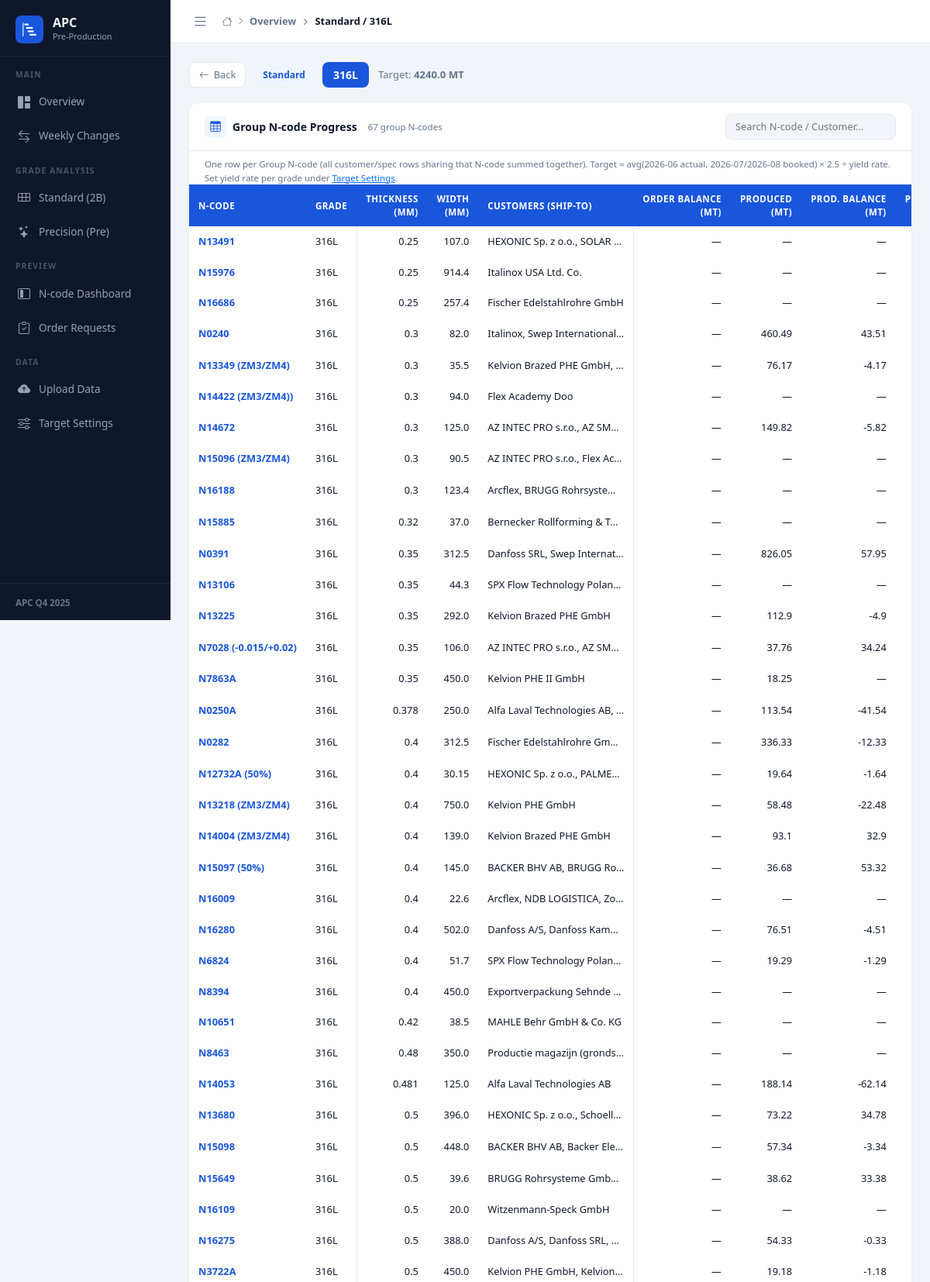
Screenshot of /detail/Standard/316L (upper part) with the database file from the repository.
### tables this page shows
CREATE TABLE ncode_items (
    id INTEGER PRIMARY KEY AUTOINCREMENT,
    category TEXT NOT NULL,
    grade_astm TEXT NOT NULL,
    grade_en TEXT,
    thickness_mm REAL,
    n_code TEXT,
    covers_n_code TEXT,
    width_mm REAL,
    customer_sold_to TEXT,
    customer_ship_to TEXT,
    order_balance_qty REAL,
    produced_qty REAL,
    production_balance_qty REAL,
    preparation_qty REAL,
    production_plan_qty REAL,
    as_of_date TEXT,
    upload_id INTEGER REFERENCES upload_history(id),
    updated_at DATETIME DEFAULT CURRENT_TIMESTAMP
);

### app/routers/dashboard.py (the view)
@router.get("/detail/{category}/{grade:path}", response_class=HTMLResponse)
async def detail(request: Request, category: str, grade: str):
    if category == "Standard" and grade == "Other":
        placeholders = ",".join("?" * len(_STANDARD_OTHER_GRADES))
        target_clause = f"grade IN ({placeholders})"
        grade_params = tuple(_STANDARD_OTHER_GRADES)
        grade_set = set(_STANDARD_OTHER_GRADES)
    else:
        target_clause = "grade=?"
        grade_params = (grade,)
        grade_set = {grade}
    with get_db() as conn:
        target = conn.execute(
            f"SELECT SUM(target_qty_mt) as target_qty_mt FROM target_quantities WHERE category=? AND {target_clause}",
            (category, *grade_params),
        ).fetchone()
        grade_clause = "grade_astm IN ({})".format(",".join("?" * len(grade_set)))
        apc_rows = conn.execute(
            f"""SELECT * FROM sap_apc_orders
               WHERE ncode IN (SELECT n_code FROM ncode_items WHERE category=? AND {grade_clause})
               ORDER BY ncode, month""",
            (category, *grade_set),
        ).fetchall()
        master = _get_ncode_master_info(conn, category)
        history = _get_ncode_history_6m(conn, category)
        released = _get_released_order_by_ncode_month(conn)
        in_transit_by_ncode = _get_in_transit_by_ncode(conn)
        yield_rates = _get_yield_rates(conn, category)
    ncode_groups = []
    for nc, info in master.items():
        if info["grade"] not in grade_set:
            continue
        hist = history.get(nc, [0.0] * len(_HISTORY_MONTHS))
        jun_mt = hist[_HISTORY_MONTHS.index(NCODE_RATIO_ACTUAL_MONTH)]
        booked = released.get(nc, {})
        booked_mts = [(booked.get(m, 0) or 0) / 1000 for m in NCODE_RATIO_BOOKED_MONTHS]
        avg3_mt = (jun_mt + sum(booked_mts)) / (1 + len(NCODE_RATIO_BOOKED_MONTHS))
        yield_pct = yield_rates.get(info["grade"], 100) or 100
        target_order_mt = (
            round(avg3_mt * NCODE_RATIO_TARGET_MULTIPLIER / (yield_pct / 100), 3)
            if yield_pct > 0 else None
        )
        order_mt = round(info["prep_mt"], 3)
        production_mt = in_transit_by_ncode.get(nc, 0)
        ncode_groups.append({
            "n_code": nc,
            "grade": info["grade"],
            "thickness_mm": info["thickness_mm"],
            "width_mm": info["width_mm"],
            "customers": ", ".join(sorted(info["customers"])) if info["customers"] else "—",
            "order_balance_mt": round(info["order_balance_mt"], 3),
            "produced_mt": round(info["produced_mt"], 3),
            "production_balance_mt": round(info["production_balance_mt"], 3),
            "plan_mt": round(info["plan_mt"], 3),
            "order_mt": order_mt,
            "production_mt": production_mt,
            "avg3_mt": round(avg3_mt, 3),
            "yield_pct": yield_pct,
            "target_order_mt": target_order_mt,
            "order_pct": round(order_mt / target_order_mt * 100, 1) if target_order_mt else None,
            "production_pct": round(production_mt / target_order_mt * 100, 1) if target_order_mt else None,
        })
    ncode_groups.sort(key=lambda g: (g["thickness_mm"] or 0, g["n_code"] or ""))
    return templates.TemplateResponse(
        "detail.html",
        {
            "request": request,
            "category": category,
            "grade": grade,
            "ncode_groups": ncode_groups,
            "target_mt": target["target_qty_mt"] if target else None,
            "apc_orders": [dict(a) for a in apc_rows],
        },
    )

### templates/detail.html (shortened to what this page needs)
{% extends "base.html" %}
{% block breadcrumb %}
  <a href="/" style="color:var(--text-muted);text-decoration:none">Overview</a>
  <i class="bi bi-chevron-right" style="font-size:.6rem;margin:0 4px"></i>
  {{ category }} / {{ grade }}
{% endblock %}
{% block content %}
<div class="detail-header">
  <a href="/" class="back-btn"><i class="bi bi-arrow-left"></i> Back</a>
  <span class="cat-badge">{{ category }}</span>
  <span class="grade-badge">{{ grade }}</span>
  {% if target_mt %}
  <span style="font-size:.82rem;color:var(--text-muted)">
    Target: <strong>{{ target_mt }} MT</strong>
  </span>
  {% endif %}
</div>
<div class="dash-card">
  <div class="dash-card-header">
    <div class="dash-card-title">
      <span class="card-icon"><i class="bi bi-table"></i></span>
      Group N-code Progress
      <span style="font-size:.72rem;color:var(--text-muted);font-weight:400;margin-left:6px">{{ ncode_groups|length }} group N-codes</span>
    </div>
    <input type="text" id="filterInput" placeholder="Search N-code / Customer..."
           oninput="filterTable(this.value)"
           style="border:1px solid var(--border);border-radius:8px;padding:6px 12px;font-size:.8rem;background:var(--bg);width:220px">
  </div>
  <div style="padding:8px 20px 0;font-size:.72rem;color:var(--text-muted)">
    One row per Group N-code (all customer/spec rows sharing that N-code summed together).
    Target = avg({{ '2026-06' }} actual, {{ '2026-07' }}/{{ '2026-08' }} booked) × 2.5 ÷ yield rate.
    Set yield rate per grade under <a href="/settings">Target Settings</a>.
  </div>
  <div class="summary-table-wrap">
    <table class="summary-table" id="ncodeTable">
      <thead>
        <tr>
          <th>N-code</th>
          <th>Grade</th>
          <th class="num-cell border-l">Thickness<br>(mm)</th>
          <th class="num-cell">Width<br>(mm)</th>
          <th style="min-width:160px">Customers (Ship-to)</th>
          <th class="num-cell border-l">Order Balance<br>(MT)</th>
          <th class="num-cell" title="2B/Pre main sheet Produced Quantity, summed for this group">Produced<br>(MT)</th>
          <th class="num-cell">Prod. Balance<br>(MT)</th>
          <th class="num-cell">Plan Qty<br>(MT)</th>
        </tr>
      </thead>
      <tbody>
        {% for g in ncode_groups %}
        <tr class="ncode-row">
          <td><span style="font-weight:700;color:var(--primary)">{{ g.n_code or '—' }}</span></td>
          <td>{{ g.grade or '—' }}</td>
          <td class="num-cell border-l">{{ g.thickness_mm or '—' }}</td>
          <td class="num-cell">{{ g.width_mm or '—' }}</td>
          <td style="max-width:200px;overflow:hidden;text-overflow:ellipsis" title="{{ g.customers }}">
            {{ g.customers }}
          </td>
          <td class="num-cell border-l" style="{% if g.order_balance_mt and g.order_balance_mt < 0 %}color:#be123c;font-weight:600{% endif %}">
            {{ g.order_balance_mt if g.order_balance_mt else '—' }}
          </td>
          <td class="num-cell">{{ g.produced_mt if g.produced_mt else '—' }}</td>
          <td class="num-cell">{{ g.production_balance_mt if g.production_balance_mt else '—' }}</td>
          <td class="num-cell">{{ g.plan_mt if g.plan_mt else '—' }}</td>
        </tr>
        {% else %}
        <tr><td colspan="14" style="text-align:center;padding:32px;color:var(--text-muted)">No records found.</td></tr>
        {% endfor %}
      </tbody>
    </table>
  </div>
</div>
{% endblock %}

### static/css/style.css (style rules this page uses)
:root { --primary: #1a56db; --primary-dark: #1041b2; --primary-light: #eff6ff; --primary-mid: #3f83f8; --sidebar-bg: #0f172a; --sidebar-text: #94a3b8; --sidebar-hover: #1e293b; --sidebar-active:#1a56db; --bg: #f1f5f9; --card-bg: #ffffff; --border: #e2e8f0; --text-main: #0f172a; --text-muted: #64748b; --success: #057a55; --success-light: #def7ec; --warning: #b45309; --warning-light: #fef3c7; --danger: #be123c; --danger-light: #ffe4e6; --sidebar-w: 220px; --topbar-h: 56px; }
* { box-sizing: border-box; margin: 0; padding: 0; }
body { font-family: 'Segoe UI', system-ui, -apple-system, sans-serif; background: var(--bg); color: var(--text-main); font-size: 0.875rem; }
.dash-card { background: var(--card-bg); border-radius: 12px; box-shadow: 0 1px 3px rgba(0,0,0,.06), 0 1px 2px rgba(0,0,0,.04); margin-bottom: 20px; overflow: hidden; }
.dash-card-header { padding: 14px 20px; border-bottom: 1px solid var(--border); display: flex; align-items: center; justify-content: space-between; }
.dash-card-title { font-size: 0.88rem; font-weight: 700; color: var(--text-main); display: flex; align-items: center; gap: 8px; }
.dash-card-title .card-icon { width: 28px; height: 28px; border-radius: 6px; background: var(--primary-light); color: var(--primary); display: flex; align-items: center; justify-content: center; font-size: 0.85rem; }
.summary-table-wrap { overflow-x: auto; }
.summary-table { width: 100%; border-collapse: separate; border-spacing: 0; font-size: 0.8rem; }
.summary-table thead tr th { background: var(--primary); color: #fff; padding: 10px 12px; font-weight: 600; font-size: 0.72rem; text-transform: uppercase; letter-spacing: 0.04em; white-space: nowrap; border: none; }
.summary-table thead tr:first-child th:first-child { border-radius: 0; }
.summary-table tbody tr { border-bottom: 1px solid var(--border); transition: background 0.1s; }
.summary-table td { padding: 10px 12px; white-space: nowrap; vertical-align: middle; }
.num-cell { text-align: right; font-variant-numeric: tabular-nums; }
.border-l { border-left: 1px solid var(--border); }
.detail-header { display: flex; align-items: center; gap: 12px; margin-bottom: 20px; }
.back-btn { background: var(--card-bg); border: 1px solid var(--border); border-radius: 8px; padding: 6px 12px; font-size: 0.8rem; color: var(--text-muted); text-decoration: none; display: flex; align-items: center; gap: 6px; transition: all 0.15s; }
.grade-badge { background: var(--primary); color: #fff; border-radius: 8px; padding: 6px 14px; font-size: 0.88rem; font-weight: 700; }
.cat-badge { background: var(--primary-light); color: var(--primary); border-radius: 6px; padding: 4px 10px; font-size: 0.75rem; font-weight: 600; }

### rows the page displays
ncode_items: n_code "N13491", grade_astm "316L", thickness_mm "0.25", width_mm "107.0", customers "HEXONIC Sp. z o.o., SOLAR…", order_balance_mt "—", produced_mt "—", production_balance_mt "—"
ncode_items: n_code "N15976", grade_astm "316L", thickness_mm "0.25", width_mm "914.4", customers "Italinox USA Ltd. Co.", order_balance_mt "—", produced_mt "—", production_balance_mt "—"
ncode_items: n_code "N16686", grade_astm "316L", thickness_mm "0.25", width_mm "257.4", customers "Fischer Edelstahlrohre GmbH", order_balance_mt "—", produced_mt "—", production_balance_mt "—"
ncode_items: n_code "N0240", grade_astm "316L", thickness_mm "0.3", width_mm "82.0", customers "Italinox, Swep International…", order_balance_mt "—", produced_qty "460.49", production_balance_qty "43.51"
ncode_items: n_code "N13349 (ZM3/ZM4)", grade_astm "316L", thickness_mm "0.3", width_mm "35.5", customers "Kelvion Brazed PHE GmbH,…", order_balance_mt "—", produced_mt "76.17", production_balance_mt "-4.17"
ncode_items: n_code "N14422 (ZM3/ZM4))", grade_astm "316L", thickness_mm "0.3", width_mm "94.0", customers "Flex Academy Doo", order_balance_mt "—", produced_mt "—", production_balance_mt "—"
ncode_items: n_code "N14672", grade_astm "316L", thickness_mm "0.3", width_mm "125.0", customers "AZ INTEC PRO s.r.o., AZ SM…", order_balance_mt "—", produced_mt "149.82", production_balance_mt "-5.82"
ncode_items: n_code "N15096 (ZM3/ZM4)", grade_astm "316L", thickness_mm "0.3", width_mm "90.5", customers "AZ INTEC PRO s.r.o., Flex Ac…", order_balance_mt "—", produced_mt "—", production_balance_mt "—"
ncode_items: n_code "N16188", grade_astm "316L", thickness_mm "0.3", width_mm "123.4", customers "Arcflex, BRUGG Rohrsyste…", order_balance_mt "—", produced_mt "—", production_balance_mt "—"
ncode_items: n_code "N15885", grade_astm "316L", thickness_mm "0.32", width_mm "37.0", customers "Bernecker Rollforming & T…", order_balance_mt "—", produced_mt "—", production_balance_mt "—"
ncode_items: n_code "N0391", grade_astm "316L", thickness_mm "0.35", width_mm "312.5", customers "Danfoss SRL, Swep Internat…", order_balance_mt "—", produced_qty "826.05", production_balance_qty "57.95"
ncode_items: n_code "N13106", grade_astm "316L", thickness_mm "0.35", width_mm "44.3", customers "SPX Flow Technology Polan…", order_balance_mt "—", produced_mt "—", production_balance_mt "—"
ncode_items: n_code "N13225", grade_astm "316L", thickness_mm "0.35", width_mm "292.0", customers "Kelvion Brazed PHE GmbH", order_balance_mt "—", produced_mt "112.9", production_balance_mt "-4.9"
ncode_items: n_code "N7028 (-0.015/+0.02)", grade_astm "316L", thickness_mm "0.35", width_mm "106.0", customers "AZ INTEC PRO s.r.o., AZ SM…", order_balance_mt "—", produced_mt "37.76", production_balance_mt "34.24"
ncode_items: n_code "N7863A", grade_astm "316L", thickness_mm "0.35", width_mm "450.0", customers "Kelvion PHE II GmbH", order_balance_mt "—", produced_qty "18.25", production_balance_mt "—"
ncode_items: n_code "N0250A", grade_astm "316L", thickness_mm "0.378", width_mm "250.0", customers "Alfa Laval Technologies AB,…", order_balance_mt "—", produced_mt "113.54", production_balance_mt "-41.54"
ncode_items: n_code "N0282", grade_astm "316L", thickness_mm "0.4", width_mm "312.5", customers "Fischer Edelstahlrohre Gm…", order_balance_mt "—", produced_qty "336.33", production_balance_qty "-12.33"
ncode_items: n_code "N12732A (50%)", grade_astm "316L", thickness_mm "0.4", width_mm "30.15", customers "HEXONIC Sp. z o.o., PALME…", order_balance_mt "—", produced_mt "19.64", production_balance_mt "-1.64"
ncode_items: n_code "N13218 (ZM3/ZM4)", grade_astm "316L", thickness_mm "0.4", width_mm "750.0", customers "Kelvion PHE GmbH", order_balance_mt "—", produced_qty "58.48", production_balance_qty "-22.48"
ncode_items: n_code "N14004 (ZM3/ZM4)", grade_astm "316L", thickness_mm "0.4", width_mm "139.0", customers "Kelvion Brazed PHE GmbH", order_balance_mt "—", produced_mt "93.1", production_balance_mt "32.9"
ncode_items: n_code "N15097 (50%)", grade_astm "316L", thickness_mm "0.4", width_mm "145.0", customers "BACKER BHV AB, BRUGG R…", order_balance_mt "—", produced_mt "36.68", production_balance_mt "53.32"
ncode_items: n_code "N16009", grade_astm "316L", thickness_mm "0.4", width_mm "22.6", customers "Arcflex, NDB LOGISTICA, Zo…", order_balance_mt "—", produced_mt "—", production_balance_mt "—"
ncode_items: n_code "N16280", grade_astm "316L", thickness_mm "0.4", width_mm "502.0", customers "Danfoss A/S, Danfoss Kam…", order_balance_mt "—", produced_mt "76.51", production_balance_mt "-4.51"
ncode_items: n_code "N6824", grade_astm "316L", thickness_mm "0.4", width_mm "51.7", customers "SPX Flow Technology Polan…", order_balance_mt "—", produced_mt "19.29", production_balance_mt "-1.29"
ncode_items: n_code "N8394", grade_astm "316L", thickness_mm "0.4", width_mm "450.0", customers "Exportverpackung Sehnde…", order_balance_mt "—", produced_mt "—", production_balance_mt "—"
ncode_items: n_code "N10651", grade_astm "316L", thickness_mm "0.42", width_mm "38.5", customers "MAHLE Behr GmbH & Co. KG", order_balance_mt "—", produced_mt "—", production_balance_mt "—"
ncode_items: n_code "N8463", grade_astm "316L", thickness_mm "0.48", width_mm "350.0", customers "Productie magazijn (gronds…", order_balance_mt "—", produced_mt "—", production_balance_mt "—"
ncode_items: n_code "N14053", grade_astm "316L", thickness_mm "0.481", width_mm "125.0", customers "Alfa Laval Technologies AB", order_balance_mt "—", produced_mt "188.14", production_balance_mt "-62.14"
ncode_items: n_code "N13680", grade_astm "316L", thickness_mm "0.5", width_mm "396.0", customers "HEXONIC Sp. z o.o., Schoell…", order_balance_mt "—", produced_mt "73.22", production_balance_mt "34.78"
ncode_items: n_code "N15098", grade_astm "316L", thickness_mm "0.5", width_mm "448.0", customers "BACKER BHV AB, Backer Ele…", order_balance_mt "—", produced_qty "57.34", production_balance_qty "-3.34"
ncode_items: n_code "N15649", grade_astm "316L", thickness_mm "0.5", width_mm "39.6", customers "BRUGG Rohrsysteme Gmb…", order_balance_mt "—", produced_mt "38.62", production_balance_mt "33.38"
ncode_items: n_code "N16109", grade_astm "316L", thickness_mm "0.5", width_mm "20.0", customers "Witzenmann-Speck GmbH", order_balance_mt "—", produced_mt "—", production_balance_mt "—"
ncode_items: n_code "N16275", grade_astm "316L", thickness_mm "0.5", width_mm "388.0", customers "Danfoss A/S, Danfoss SRL,…", order_balance_mt "—", produced_mt "54.33", production_balance_mt "-0.33"
ncode_items: n_code "N3722A", grade_astm "316L", thickness_mm "0.5", width_mm "450.0", customers "Kelvion PHE GmbH, Kelvion…", order_balance_mt "—", produced_mt "19.18", production_balance_mt "-1.18"

### other values shown
{{ category }} "Standard"
{{ grade }} "316L"
{{ target_mt }} "4240.0"
{{ ncode_groups|length }} "67"
{{ '2026-06' }} "2026-06"
{{ '2026-07' }} "2026-07"
{{ '2026-08' }} "2026-08"
